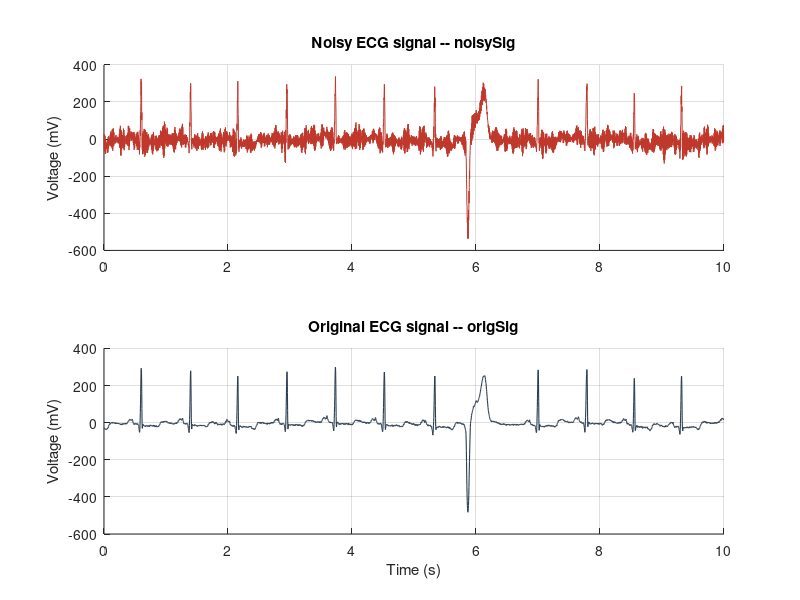

Recreate this plot in MATLAB. (Note: this script raises an error after producing the figure.)
%% ELE339/ELE346 - DSP Coursework
% ------------------------------------------------------------------------

clear; clc; close all;

%% Step 1: Load the data
load('ECGData1.mat');                  % gives origSig and noisySig
origSig  = origSig(:);                 % force column vectors
noisySig = noisySig(:);

fs = 360;                              % sampling frequency  [Hz]
N  = length(noisySig);                 % number of samples
T  = N/fs;                             % duration             [s]
t  = (0:N-1).'/fs;                     % time vector          [s]

fprintf('Samples = %d, fs = %g Hz, duration = %g s\n', N, fs, T);

%% Step 2: Plot noisySig and origSig in mV vs seconds
figure('Name','Step 2 - Time-domain signals','Color','w', ...
       'Position',[100 100 900 550]);

subplot(2,1,1);
plot(t, noisySig, 'Color',[0.75 0.22 0.17], 'LineWidth',0.7);
ylabel('Voltage (mV)');
title('Noisy ECG signal -- noisySig');
xlim([0 T]); grid on; box off;

subplot(2,1,2);
plot(t, origSig, 'Color',[0.17 0.24 0.31], 'LineWidth',0.8);
xlabel('Time (s)'); ylabel('Voltage (mV)');
title('Original ECG signal -- origSig');
xlim([0 T]); grid on; box off;

%% Step 3: Heart rate estimation (R-peak counting)
% Detect dominant positive peaks on the clean signal.  Use a 0.55*max
% threshold and a minimum spacing of 0.30 s (i.e. <= 200 bpm).
[pks, locs] = findpeaks(origSig, ...
    'MinPeakHeight',  0.55*max(origSig), ...
    'MinPeakDistance', round(0.30*fs));

nBeats = numel(locs);
bpm    = nBeats * (60/T);
fprintf('R-peaks found: %d  -->  HR = %.1f bpm\n', nBeats, bpm);

figure('Name','Step 3 - Heart rate','Color','w', ...
       'Position',[100 100 900 320]);
plot(t, origSig, 'Color',[0.17 0.24 0.31], 'LineWidth',0.8); hold on;
plot(t(locs), pks, 'o', 'MarkerFaceColor',[0.90 0.49 0.13], ...
                       'MarkerEdgeColor','none', 'MarkerSize',7);
xlabel('Time (s)'); ylabel('Voltage (mV)');
title(sprintf('Detected R-peaks  --  Heart-rate \\approx %.0f bpm', bpm));
legend('origSig', sprintf('R-peaks (%d beats in %g s)', nBeats, T), ...
       'Location','northeast'); legend boxoff;
xlim([0 T]); grid on; box off;

%% Step 4: DFT of noisySig (one-sided amplitude spectrum)
X        = fft(noisySig);
freq     = (0:N-1).' * (fs/N);
half     = 1:floor(N/2)+1;
freq_pos = freq(half);
mag_pos  = abs(X(half)) * 2/N;          % single-sided amplitude

%% Step 5 & 6: Identify the 60 Hz mains-hum peak and pick the cut-off
fMains       = 60;                      % US grid
[~, idxMain] = min(abs(freq_pos - fMains));
mainsAmp     = mag_pos(idxMain);

fc           = 40;                      % chosen cut-off  [Hz]
fc_norm      = fc/fs;                   % cycles / sample

% Auto-detect the artificial high-frequency noise band
% Search above 70 Hz so we skip the cut-off region and the 60 Hz mains
% line.  Smooth the spectrum (15-bin moving mean) to suppress single-bin
% spikes, then take the largest contiguous run that exceeds 3 x median of
% the smoothed spectrum in that search region.
search_mask = freq_pos > 70;
mag_search  = mag_pos(search_mask);
freq_search = freq_pos(search_mask);
mag_smooth  = movmean(mag_search, 15);
threshold   = 3 * median(mag_smooth);

above  = mag_smooth > threshold;
d      = diff([false; above; false]);
starts = find(d ==  1);
ends   = find(d == -1) - 1;

if ~isempty(starts)
    [~, k]   = max(ends - starts);            % longest run
    fNoiseLo = freq_search(starts(k));
    fNoiseHi = freq_search(ends(k));
    fprintf('Artificial-noise band detected:  %.1f Hz - %.1f Hz\n', ...
            fNoiseLo, fNoiseHi);
else
    fNoiseLo = NaN;  fNoiseHi = NaN;
    warning('No artificial-noise band detected.');
end

fprintf('60 Hz peak amplitude   = %.3f mV\n', mainsAmp);
fprintf('Cut-off  fc = %g Hz  =  %.4f cycles/sample\n', fc, fc_norm);

figure('Name','Step 4-6 - DFT of noisySig','Color','w', ...
       'Position',[100 100 900 420]);
plot(freq_pos, mag_pos, 'Color',[0.20 0.29 0.37], 'LineWidth',0.8); hold on;

yMax = max(mag_pos)*1.10;

% ECG band shading (0..fc) -- green
patch([0 fc fc 0], [0 0 yMax yMax], [0.15 0.68 0.38], ...
      'FaceAlpha',0.10, 'EdgeColor','none');

% Artificial-noise band shading (auto-detected) -- yellow
if ~isnan(fNoiseLo)
    patch([fNoiseLo fNoiseHi fNoiseHi fNoiseLo], [0 0 yMax yMax], ...
          [1.00 0.88 0.30], 'FaceAlpha',0.30, ...
          'EdgeColor',[0.85 0.65 0.13], 'LineStyle','--', 'LineWidth',0.8);
    text((fNoiseLo+fNoiseHi)/2, yMax*0.92, ...
         sprintf('Artificial noise\n%.0f - %.0f Hz', fNoiseLo, fNoiseHi), ...
         'Color',[0.65 0.45 0.05], 'FontWeight','bold', ...
         'HorizontalAlignment','center');
end

% Cut-off line
xline(fc, '--', sprintf('fc = %g Hz  (%.4f cyc/sample)', fc, fc_norm), ...
      'Color',[0.15 0.68 0.38], 'LineWidth',1.3, ...
      'LabelHorizontalAlignment','left');

% Mains-hum annotation
plot(freq_pos(idxMain), mainsAmp, 'o', 'MarkerSize',7, ...
     'MarkerFaceColor',[0.75 0.22 0.17], 'MarkerEdgeColor','none');
text(fMains+5, mainsAmp+yMax*0.10, ...
    sprintf('60 Hz mains hum\n(|X| = %.2f mV)', mainsAmp), ...
    'Color',[0.75 0.22 0.17]);

xlim([0 fs/2]); ylim([0 yMax]);
xlabel('Frequency (Hz)'); ylabel('|X(f)|  (mV)');
title('Magnitude spectrum of noisySig with cut-off, mains-hum peak and artificial-noise band');
grid on; box off;

% Zoom 40-80 Hz showing the mains peak more clearly
figure('Name','Step 5 zoom - 60 Hz peak','Color','w', ...
       'Position',[100 100 700 320]);
mZoom = freq_pos>=40 & freq_pos<=80;
plot(freq_pos(mZoom), mag_pos(mZoom), 'Color',[0.20 0.29 0.37], 'LineWidth',1); hold on;
xline(fc,'--','Color',[0.15 0.68 0.38],'LineWidth',1.2);
plot(freq_pos(idxMain), mainsAmp, 'o','MarkerSize',8, ...
     'MarkerFaceColor',[0.75 0.22 0.17],'MarkerEdgeColor','none');
xlabel('Frequency (Hz)'); ylabel('|X(f)| (mV)');
title('Zoom 40-80 Hz: isolated 60 Hz mains-hum peak'); grid on; box off;
legend('|X(f)|','Cut-off 40 Hz','60 Hz mains hum','Location','northeast'); legend boxoff;

%% Step 7-8 - Design FIR & IIR filters (calls the supplied FIR.m / IIR.m)
%  The two functions return digitalFilter objects produced by
%  designfilt('lowpassfir',...)  and  designfilt('lowpassiir',...).
Hd_fir = FIR();          % order 5, CutoffFrequency      = 40 Hz, fs = 360
Hd_iir = IIR();          % order 5, HalfPowerFrequency   = 40 Hz, fs = 360

% Magnitude responses
[H_fir, w_fir] = freqz(Hd_fir, 4096, fs);
[H_iir, w_iir] = freqz(Hd_iir, 4096, fs);

figure('Name','Step 8 - Filter responses','Color','w', ...
       'Position',[100 100 1000 380]);

subplot(1,2,1);
plot(w_fir, abs(H_fir), 'Color',[0.16 0.50 0.73], 'LineWidth',1.4); hold on;
plot(w_iir, abs(H_iir), 'Color',[0.75 0.22 0.17], 'LineWidth',1.4);
xline(fc, '--', 'Color',[0.15 0.68 0.38], 'LineWidth',1);
xlim([0 fs/2]); ylim([0 1.15]);
xlabel('Frequency (Hz)'); ylabel('|H(f)|  (linear)');
title('Magnitude response (linear)');
legend('FIR (order 5)','IIR (order 5)',sprintf('fc = %g Hz',fc), ...
       'Location','northeast'); legend boxoff; grid on; box off;

subplot(1,2,2);
plot(w_fir, 20*log10(abs(H_fir)), 'Color',[0.16 0.50 0.73], 'LineWidth',1.4); hold on;
plot(w_iir, 20*log10(abs(H_iir)), 'Color',[0.75 0.22 0.17], 'LineWidth',1.4);
xline(fc, '--', 'Color',[0.15 0.68 0.38], 'LineWidth',1);
yline(-3, ':', 'Color',[0.5 0.5 0.5]);
xlim([0 fs/2]); ylim([-60 5]);
xlabel('Frequency (Hz)'); ylabel('|H(f)|  (dB)');
title('Magnitude response (dB)');
legend('FIR (order 5)','IIR (order 5)',sprintf('fc = %g Hz',fc), ...
       'Location','southwest'); legend boxoff; grid on; box off;

% Print attenuation at 60 Hz so it can be quoted in the report
attFIR = 20*log10(abs(freqz(Hd_fir, [60], fs)));
attIIR = 20*log10(abs(freqz(Hd_iir, [60], fs)));
fprintf('\n--- Attenuation at 60 Hz ---\n');
fprintf('FIR : %6.2f dB\n', attFIR);
fprintf('IIR : %6.2f dB\n', attIIR);

%% Step 9: Apply the filters to noisySig (causal, like MATLAB's filter)
y_fir = filter(Hd_fir, noisySig);
y_iir = filter(Hd_iir, noisySig);

%% Step 10: Compare filtered signals with origSig
%  Plotting strategy
%  -----------------
%  - noisySig is shown as a thin, light tan line (#E6AE7E) in the
%    background of the top two panels.  This makes the *amount* of noise
%    the filters had to remove visible at a glance, without dominating
%    the plot.
%  - origSig is drawn slightly thicker than before (LineWidth 1.6) so it
%    can act as a clearly-visible "reference" behind the colored filter
%    output.  Where the filter matches origSig the colored line covers
%    the dark navy; where it differs (e.g. the IIR phase delay around
%    each R-peak), the dark navy peeks out and the difference becomes
%    obvious to the eye.
noisyClr = [0.902 0.682 0.494];        % #E6AE7E  -- soft amber/tan

figure('Name','Step 10 - Filtered vs original','Color','w', ...
       'Position',[100 100 950 720]);

subplot(3,1,1);
plot(t, noisySig, 'Color',noisyClr,         'LineWidth',0.5); hold on;  % faded background
plot(t, origSig,  'Color',[0.17 0.24 0.31], 'LineWidth',1.6);            % thick reference
plot(t, y_fir,    'Color',[0.16 0.50 0.73], 'LineWidth',1.0);            % FIR on top
ylabel('Voltage (mV)');
title('FIR output vs origSig');
legend('noisySig (input)','origSig','FIR-filtered noisySig', ...
       'Location','southwest'); legend boxoff;
xlim([0 T]); grid on; box off;

subplot(3,1,2);
plot(t, noisySig, 'Color',noisyClr,         'LineWidth',0.5); hold on;
plot(t, origSig,  'Color',[0.17 0.24 0.31], 'LineWidth',1.6);
plot(t, y_iir,    'Color',[0.75 0.22 0.17], 'LineWidth',1.0);
ylabel('Voltage (mV)');
title('IIR output vs origSig');
legend('noisySig (input)','origSig','IIR-filtered noisySig', ...
       'Location','southwest'); legend boxoff;
xlim([0 T]); grid on; box off;

subplot(3,1,3);
plot(t, y_fir, 'Color',[0.16 0.50 0.73], 'LineWidth',1.0); hold on;
plot(t, y_iir, 'Color',[0.75 0.22 0.17], 'LineWidth',1.0);
xlabel('Time (s)'); ylabel('Voltage (mV)');
title('FIR vs IIR -- direct comparison');
legend('FIR output','IIR output','Location','southwest'); legend boxoff;
xlim([0 T]); grid on; box off;

% Zoom on 2-4 s to expose the IIR phase delay (with noisySig as a faded
% reference so the reader can see exactly how much noise the filters had
% to deal with).  The legend is placed OUTSIDE the axes (above the plot)
% so it never overlaps any waveform.
figure('Name','Step 10 zoom','Color','w','Position',[100 100 950 400]);
plot(t, noisySig, 'Color',[0.85 0.55 0.20 0.35], 'LineWidth',0.6); hold on;  % faded amber
plot(t, origSig,  'Color',[0.12 0.18 0.27],      'LineWidth',1.8);           % dark reference
plot(t, y_fir,    'Color',[0.06 0.45 0.78],      'LineWidth',1.5);           % vivid blue
plot(t, y_iir,    'Color',[0.85 0.20 0.15],      'LineWidth',1.5);           % vivid red
xlim([2 4]);
ylim([-200 350]);                       % clip the rare noisySig spikes so the
                                        % filtered waveforms stay readable
xlabel('Time (s)'); ylabel('Voltage (mV)');
title('Zoom 2-4 s: phase delay introduced by the causal filters');
legend({'noisySig (input)','origSig','FIR output','IIR output'}, ...
       'Location','northoutside', 'Orientation','horizontal', 'Box','off');
grid on; box off;

% MSE comparison
mse_noisy = mean((noisySig - origSig).^2);
mse_fir   = mean((y_fir    - origSig).^2);
mse_iir   = mean((y_iir    - origSig).^2);
fprintf('\n--- MSE vs origSig (Step 9 outputs) ---\n');
fprintf('noisySig         : %10.2f\n', mse_noisy);
fprintf('FIR  causal      : %10.2f\n', mse_fir);
fprintf('IIR  causal      : %10.2f\n', mse_iir);

%% Step 11 - Improvements (do NOT change order or filter type)
%  (a) zero-phase filtering (filtfilt) -- same coefficients, applied
%      forward and reverse so the phase distortion cancels.
%  (b) a narrow 60 Hz IIR notch (Q = 30) cascaded after the low-pass
%      to remove the residual mains-hum line.

% (a) zero-phase versions of the SAME two designs
y_fir_zp = filtfilt(Hd_fir, noisySig);
y_iir_zp = filtfilt(Hd_iir, noisySig);

% (b) 60 Hz notch (second-order, Q=30) -- MATLAB Signal Processing Toolbox
[bN, aN] = iirnotch(fMains/(fs/2), (fMains/(fs/2))/30);   % wo, BW
y_iir_notch = filtfilt(bN, aN, y_iir_zp);
y_fir_notch = filtfilt(bN, aN, y_fir_zp);

% Combined frequency response for the report
[Hn,  wn]  = freqz(bN, aN, 4096, fs);
H_combined = H_iir .* Hn;

figure('Name','Step 11 - Improved response','Color','w', ...
       'Position',[100 100 950 360]);
plot(w_iir, 20*log10(abs(H_iir)), 'Color',[0.75 0.22 0.17], 'LineWidth',1.2); hold on;
plot(wn,    20*log10(abs(Hn)),    'Color',[0.55 0.27 0.67], 'LineWidth',1.2);
plot(w_iir, 20*log10(abs(H_combined)), 'Color',[0.09 0.63 0.52], 'LineWidth',1.6);
xline(fMains, ':', 'Color',[0.5 0.5 0.5]);
xlim([0 fs/2]); ylim([-80 5]);
xlabel('Frequency (Hz)'); ylabel('|H(f)|  (dB)');
title('Improvement: cascaded 60 Hz notch with the original IIR low-pass');
legend('IIR low-pass (order 5)','60 Hz notch (Q = 30)', ...
       'Combined: low-pass + notch','Location','southwest'); legend boxoff;
grid on; box off;

% Time-domain comparison of the improvements
figure('Name','Step 11 - Improvement time domain','Color','w', ...
       'Position',[100 100 950 800]);

subplot(3,1,1);
plot(t, origSig,  'Color',[0.17 0.24 0.31], 'LineWidth',0.8); hold on;
plot(t, y_iir,    'Color',[0.75 0.22 0.17], 'LineWidth',0.9);
plot(t, y_iir_zp, 'Color',[0.09 0.63 0.52], 'LineWidth',0.9);
ylabel('Voltage (mV)');
title('(a) Zero-phase filtering removes the phase delay');
legend('origSig','IIR (causal) -- step 9','IIR (zero-phase, filtfilt)', ...
       'Location','southwest'); legend boxoff;
xlim([0 T]); grid on; box off;

subplot(3,1,2);
plot(t, origSig,     'Color',[0.17 0.24 0.31], 'LineWidth',0.8); hold on;
plot(t, y_iir_zp,    'Color',[0.09 0.63 0.52], 'LineWidth',0.9);
plot(t, y_iir_notch, 'Color',[0.55 0.27 0.67], 'LineWidth',0.9);
ylabel('Voltage (mV)');
title('(b) Adding a 60 Hz notch removes the residual mains hum');
legend('origSig','IIR zero-phase only','IIR zero-phase + 60 Hz notch', ...
       'Location','southwest'); legend boxoff;
xlim([0 T]); grid on; box off;

subplot(3,1,3);
mZ = t>=0.45 & t<=0.85;
plot(t(mZ), origSig(mZ),     'Color',[0.17 0.24 0.31], 'LineWidth',1.6); hold on;
plot(t(mZ), y_iir(mZ),       'Color',[0.75 0.22 0.17], 'LineWidth',1.2);
plot(t(mZ), y_iir_notch(mZ), 'Color',[0.55 0.27 0.67], 'LineWidth',1.4);
xlabel('Time (s)'); ylabel('Voltage (mV)');
title('Zoom on a single PQRST complex (0.45-0.85 s)');
legend('origSig','Original IIR (causal)','Improved (filtfilt + notch)', ...
       'Location','northeast'); legend boxoff;
xlim([0.45 0.85]); grid on; box off;

% Spectrum after the improvement
X_imp   = fft(y_iir_notch);
mag_imp = abs(X_imp(half))*2/N;

figure('Name','Step 11 - Spectrum after improvement','Color','w', ...
       'Position',[100 100 950 360]);
plot(freq_pos, mag_pos, 'Color',[0.75 0.22 0.17], 'LineWidth',0.8); hold on;
plot(freq_pos, mag_imp, 'Color',[0.09 0.63 0.52], 'LineWidth',0.9);
xline(fMains,':','Color',[0.5 0.5 0.5]);
xline(fc,'--','Color',[0.15 0.68 0.38]);
xlim([0 fs/2]); xlabel('Frequency (Hz)'); ylabel('|X(f)| (mV)');
title('Spectrum before vs after the improved filter chain');
legend('noisySig','Improved output (IIR zero-phase + notch)', ...
       sprintf('60 Hz'), sprintf('fc = %g Hz',fc), ...
       'Location','northeast'); legend boxoff;
grid on; box off;

% Final MSE table
mse_fir_zp    = mean((y_fir_zp    - origSig).^2);
mse_iir_zp    = mean((y_iir_zp    - origSig).^2);
mse_iir_notch = mean((y_iir_notch - origSig).^2);
mse_fir_notch = mean((y_fir_notch - origSig).^2);

fprintf('\n--- MSE vs origSig (full table) ---\n');
fprintf('noisySig                       : %10.2f\n', mse_noisy);
fprintf('FIR  causal                    : %10.2f\n', mse_fir);
fprintf('IIR  causal                    : %10.2f\n', mse_iir);
fprintf('FIR  zero-phase (filtfilt)     : %10.2f\n', mse_fir_zp);
fprintf('IIR  zero-phase (filtfilt)     : %10.2f\n', mse_iir_zp);
fprintf('FIR  zero-phase + 60 Hz notch  : %10.2f\n', mse_fir_notch);
fprintf('IIR  zero-phase + 60 Hz notch  : %10.2f\n', mse_iir_notch);

fprintf('\nDone.\n');
